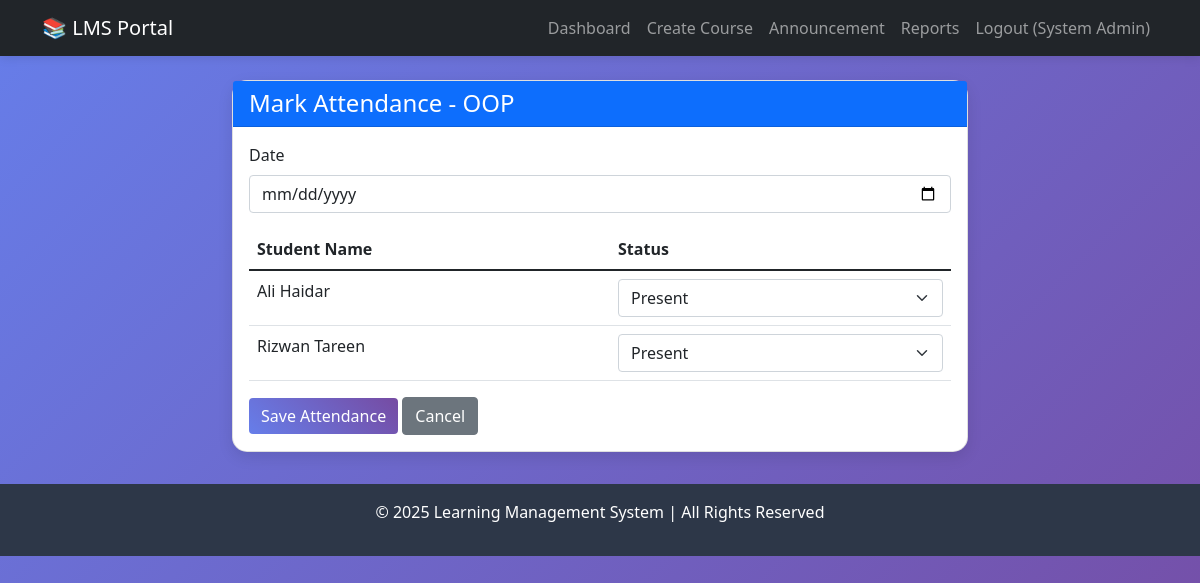
Screenshot of /mark-attendance/8 (signed in) with the database file from the repository.
### tables this page shows
CREATE TABLE courses (
            id INTEGER PRIMARY KEY AUTOINCREMENT,
            title TEXT NOT NULL,
            description TEXT,
            teacher_id INTEGER NOT NULL,
            created_at TIMESTAMP DEFAULT CURRENT_TIMESTAMP,
            FOREIGN KEY (teacher_id) REFERENCES users (id)
        );

CREATE TABLE users (
            id INTEGER PRIMARY KEY AUTOINCREMENT,
            name TEXT NOT NULL,
            email TEXT UNIQUE NOT NULL,
            mobile TEXT UNIQUE NOT NULL,
            password_hash TEXT NOT NULL,
            role TEXT NOT NULL CHECK(role IN ('student', 'teacher', 'admin')),
            reset_token TEXT,
            reset_token_expiry TEXT
        );

### app.py (the view, shortened to what this page needs)
@app.route('/mark-attendance/<int:course_id>', methods=['GET', 'POST'])
@login_required
@role_required('teacher', 'admin')
def mark_attendance(course_id):
    db = get_db()
    course = db.execute('SELECT * FROM courses WHERE id = ?', (course_id,)).fetchone()
    students = db.execute('''
        SELECT u.id, u.name
        FROM users u
        JOIN enrollments e ON u.id = e.student_id
        WHERE e.course_id = ?
    ''', (course_id,)).fetchall()
    return render_template('mark_attendance.html', course=course, students=students)

### app.py (called while the page is built)
def get_db():
    db = getattr(g, '_database', None)
    if db is None:
        db = g._database = sqlite3.connect(DATABASE)
        db.row_factory = sqlite3.Row
    return db

@app.teardown_appcontext
def close_connection(exception):
    db = getattr(g, '_database', None)
    if db is not None:
        db.close()

def login_required(f):
    @wraps(f)
    def decorated_function(*args, **kwargs):
        if 'user_id' not in session:
            flash('Please login to access this page.', 'warning')
            return redirect(url_for('login'))
        return f(*args, **kwargs)
    return decorated_function

def role_required(*roles):
    def decorator(f):
        @wraps(f)
        def decorated_function(*args, **kwargs):
            if 'user_id' not in session:
                flash('Please login to access this page.', 'warning')
                return redirect(url_for('login'))
            user_role = session.get('role')
            if user_role not in roles:
                flash('You do not have permission to access this page.', 'danger')
                return redirect(url_for('dashboard'))
            return f(*args, **kwargs)
        return decorated_function
    return decorator

### templates/mark_attendance.html (shortened to what this page needs)
{% extends "base.html" %}
{% block content %}
<div class="row justify-content-center">
    <div class="col-md-8">
        <div class="card">
            <div class="card-header bg-primary text-white">
                <h4 class="mb-0">Mark Attendance - {{ course.title }}</h4>
            </div>
            <div class="card-body">
                <form method="POST">
                    <div class="mb-3">
                        <label for="date" class="form-label">Date</label>
                        <input type="date" class="form-control" id="date" name="date" required value="{{ now.date() if now else '' }}">
                    </div>
                    <table class="table">
                        <thead>
                            <tr><th>Student Name</th><th>Status</th></tr>
                        </thead>
                        <tbody>
                            {% for student in students %}
                            <tr>
                                <td>{{ student.name }}</td>
                                <td>
                                    <select name="attendance_{{ student.id }}" class="form-select">
                                        <option value="present">Present</option>
                                    </select>
                                </td>
                            </tr>
                            {% endfor %}
                        </tbody>
                    </table>
                    <button type="submit" class="btn btn-primary">Save Attendance</button>
                    <a href="{{ url_for('view_course', course_id=course.id) }}" class="btn btn-secondary">Cancel</a>
                </form>
            </div>
        </div>
    </div>
</div>
{% endblock %}

### templates/base.html (style rules this page uses)
body { background: linear-gradient(135deg, #667eea 0%, #764ba2 100%); min-height: 100vh; }
.card { border-radius: 15px; box-shadow: 0 5px 15px rgba(0,0,0,0.1); transition: transform 0.3s; }
.btn-primary { background: linear-gradient(45deg, #667eea, #764ba2); border: none; }

### rows the page displays
courses: title "OOP"
users: name "Ali Haidar", id "Present"
users: name "Rizwan Tareen", id "Present"

### other values shown
{{ session.user_name }} "System Admin"
